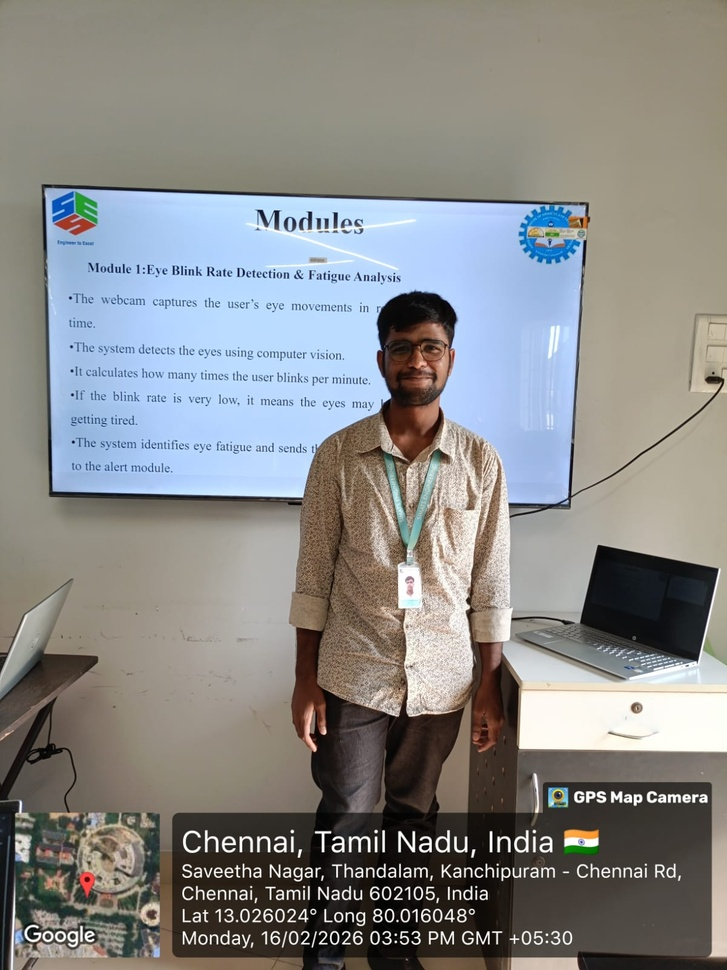
#> input picture CAPSTONE/zero.review.jpeg, 727 x 970 px, shrunk from 1200 x 1600 before the run, found by its file name
$ jupyter execute ACTIVITY_2.ipynb
#> lines starting #> are read from the running program, lines starting #| are printed output that depends on the picture; after the words box and inside, x2 and y2 are one past the last pixel; in counts of white or black regions, pixels touching at a corner belong together
<a href="https://colab.research.google.com/github/ANKIAbhishek2006/DSA0216/blob/main/ACTIVITY_2.ipynb" target="_parent"></a>

1.Contour based image detection

[cell 1]
import cv2
import numpy as np
import matplotlib.pyplot as plt
from google.colab import files
uploaded = files.upload()
#> the answer given: zero.review.jpeg
image_path = list(uploaded.keys())[0]
image = cv2.imread(image_path)
#> image is the input picture: shape (970, 727, 3); mean B, G, R 135.8, 137.2, 136.8
original = image.copy()
gray = cv2.cvtColor(image, cv2.COLOR_BGR2GRAY)
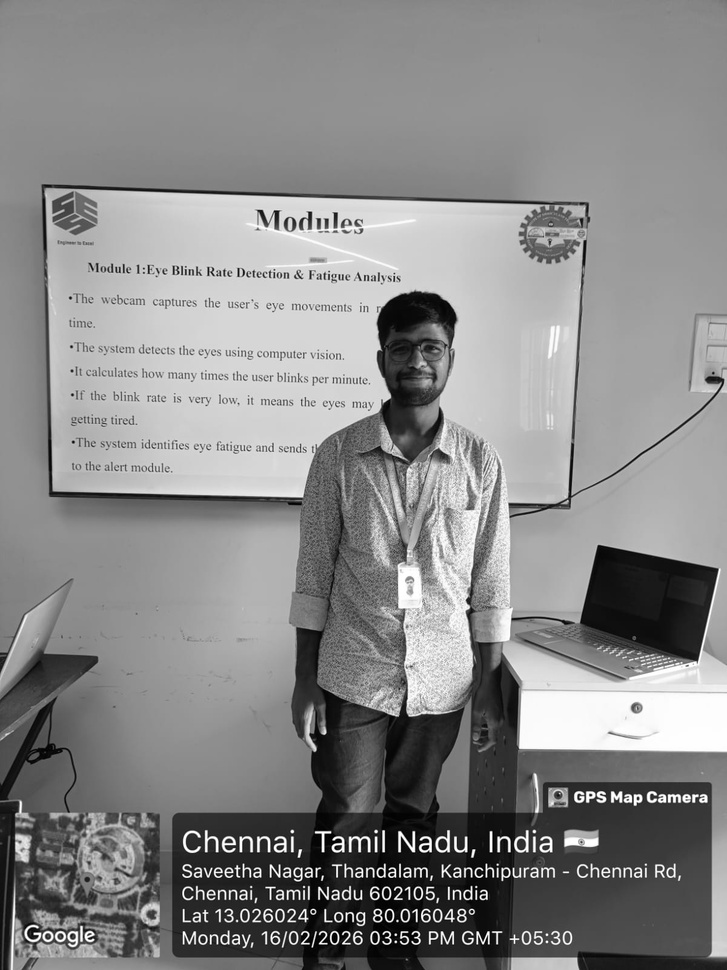
#> gray: shape (970, 727); min 0, max 255, mean 136.9
blur = cv2.GaussianBlur(gray, (5,5), 0)
_, thresh = cv2.threshold(blur, 127, 255, cv2.THRESH_BINARY)
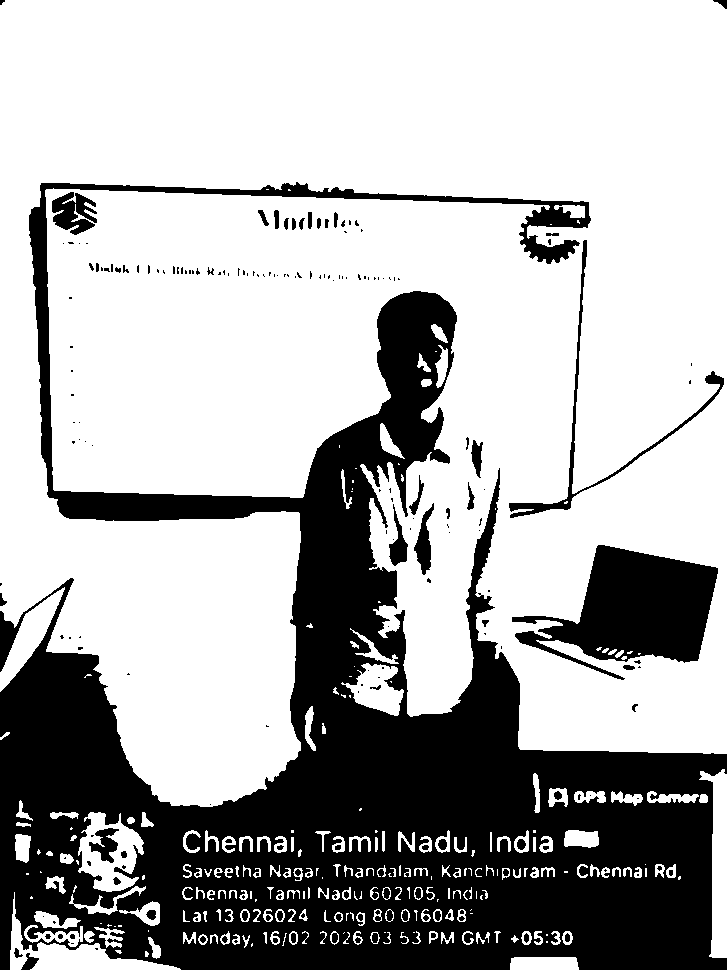
#> thresh: shape (970, 727); 68.6% white; 202 black regions (133 under 20 px)
contours, _ = cv2.findContours(thresh, cv2.RETR_EXTERNAL, cv2.CHAIN_APPROX_SIMPLE)
#> contours = 250 contours, 117 with area under 20; largest, box (x1, y1, x2, y2) and area: (0, 0, 727, 807) 471752, (78, 812, 144, 892) 3295, (10, 892, 181, 970) 2826, (699, 769, 727, 958) 2620, (0, 587, 65, 692) 1973
cv2.drawContours(original, contours, -1, (0,255,0), 2)
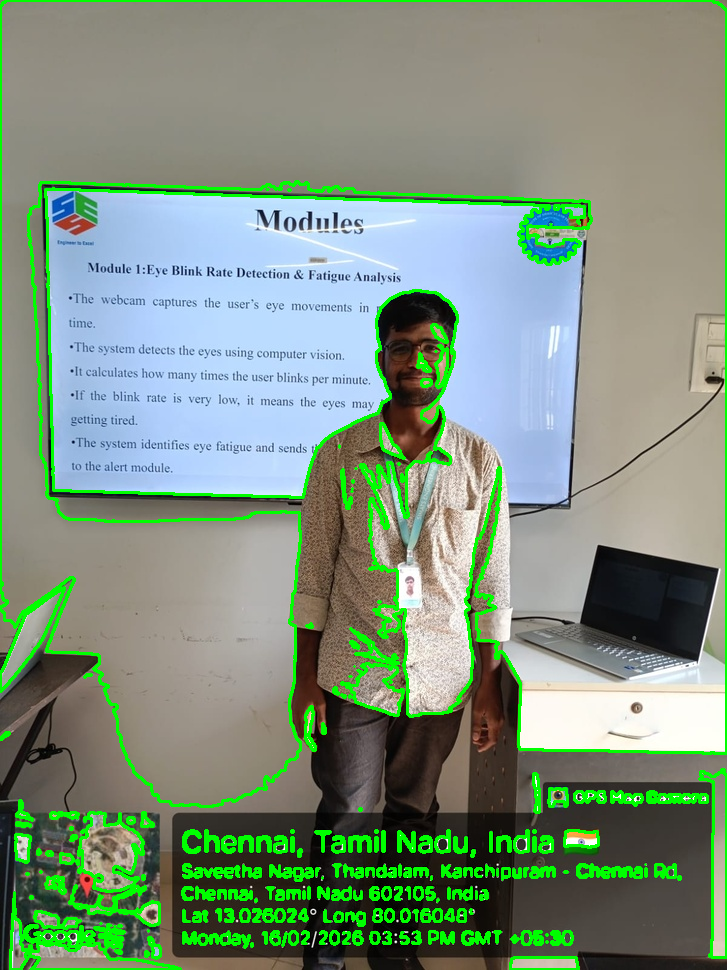
#> original: shape (970, 727, 3); 7.72% of pixels changed, all inside (x1, y1, x2, y2) = (0, 0, 727, 970)
plt.figure(figsize=(12,5))
plt.subplot(1,3,1)
plt.imshow(cv2.cvtColor(image, cv2.COLOR_BGR2RGB))
plt.title("Original Image")
plt.axis("off")
plt.subplot(1,3,2)
plt.imshow(thresh, cmap='gray')
plt.title("Binary Image")
plt.axis("off")
plt.subplot(1,3,3)
plt.imshow(cv2.cvtColor(original, cv2.COLOR_BGR2RGB))
plt.title("Contour Detection")
plt.axis("off")
plt.show()
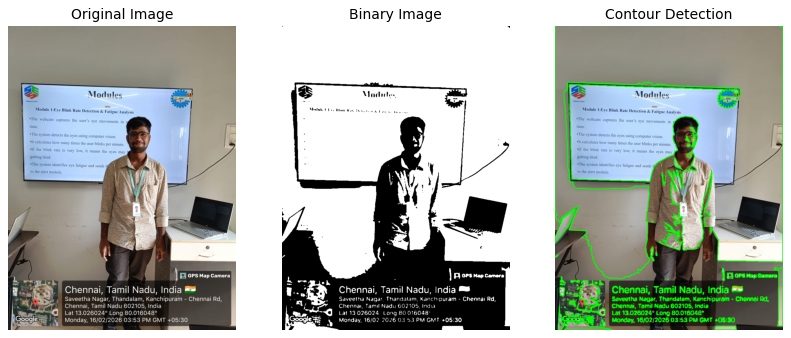
#> figure drawn by matplotlib, 3 panels
